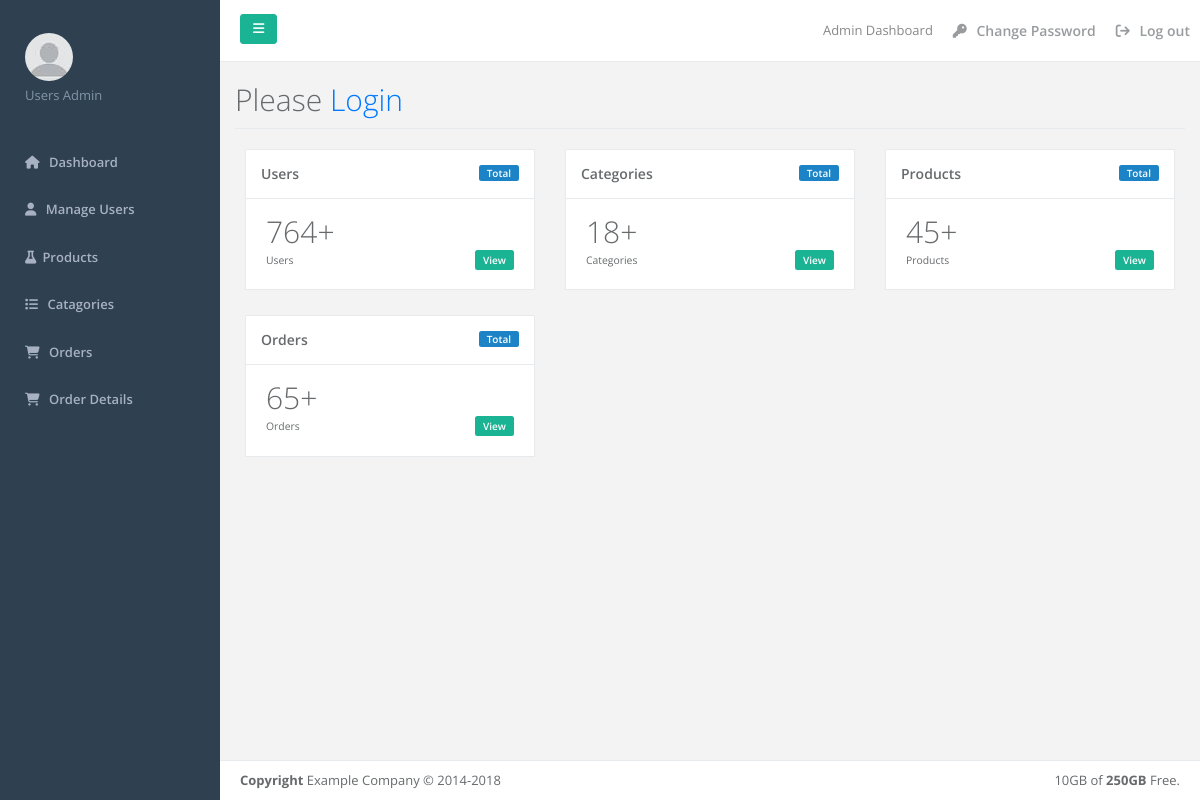
/admin/dashboard.php, run on an earlier commit of the app's database.
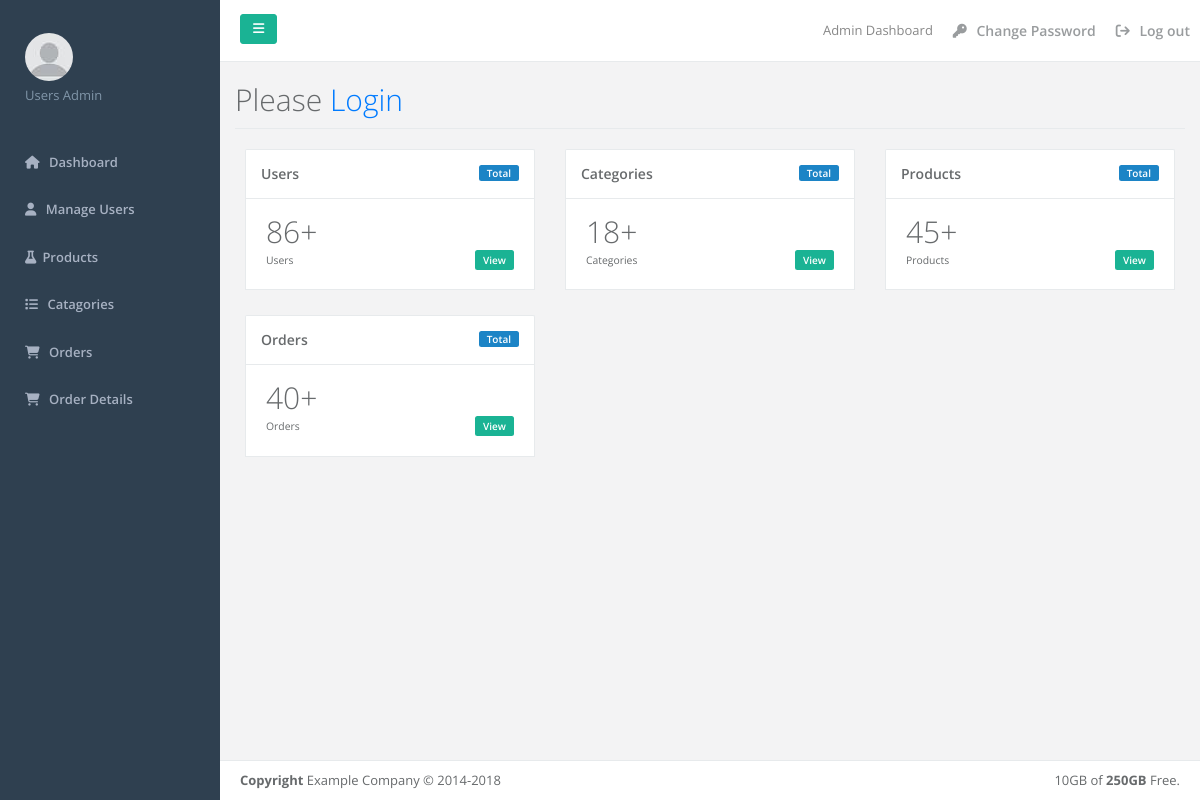
And on a later commit of the database.
### tables this page shows
CREATE TABLE IF NOT EXISTS `users` (
  `id` bigint NOT NULL AUTO_INCREMENT,
  `name` varchar(225) NOT NULL,
  `email` varchar(255) NOT NULL,
  `password` varchar(255) NOT NULL,
  `token` varchar(255) NOT NULL,
  `is_verified` tinyint NOT NULL COMMENT '0-non Verified, 1- Verified',
  PRIMARY KEY (`id`)
);

CREATE TABLE IF NOT EXISTS `order_items` (
  `id` bigint NOT NULL AUTO_INCREMENT,
  `order_id` varchar(255) NOT NULL,
  `product_id` bigint NOT NULL,
  `product_name` varchar(255) NOT NULL,
  `price` bigint NOT NULL,
  `quantity` bigint NOT NULL,
  `total` bigint NOT NULL,
  `created_at` int NOT NULL,
  PRIMARY KEY (`id`)
);

### admin/dashboard.php (the view, shortened to what this page needs)
<?php
include('connection.php');
include('common/header.php');
?>
<body>
    <div id="wrapper">
        <?php
        include('common/sidenav.php');
        ?>
        <div id="page-wrapper" class="gray-bg">
            <div class="row border-bottom">
                <?php
                include('common/topnav.php');
                ?>
            </div>
            <div class="container">
                <div class="row border-bottom">
                    <?php if (isset($_SESSION['email'])) { ?>
                        <h1>Welcome <?php echo htmlspecialchars($_SESSION['email']); ?></h1>
                    <?php } else { ?>
                        <h1>Please<a href="login.php"><?php echo " Login"; ?></a></h1>
                    <?php } ?>
                </div>
            </div>
            <div class="wrapper wrapper-content animated fadeIn">
                <div class="row">
                    <?php
                    $sql = "SELECT * FROM users ORDER BY id DESC";
                    $result = mysqli_query($conn, $sql);
                    $row = mysqli_fetch_assoc($result);
                    ?>
                    <div class="col-lg-4">
                        <div class="ibox float-e-margins">
                            <div class="ibox-title">
                                <span class="label label-success pull-right">Total</span>
                                <h5>Users</h5>
                            </div>
                            <div class="ibox-content">
                                <h1 class="no-margins"><?php echo $row['id'] ?>+</h1>
                                <div class="stat-percent font-bold text-primary"><a href="#"><span class="label label-primary">View</span></a></div>
                                <small>Users</small>
                            </div>
                        </div>
                    </div>
                    <?php
                    $sql = "SELECT * FROM catagory ORDER BY id DESC";
                    $result = mysqli_query($conn, $sql);
                    $row = mysqli_fetch_assoc($result);
                    ?>
                    <div class="col-lg-4">
                        <div class="ibox float-e-margins">
                            <div class="ibox-title">
                                <span class="label label-success pull-right">Total</span>
                                <h5>Categories</h5>
                            </div>
                            <div class="ibox-content">
                                <h1 class="no-margins"><?php echo $row['id'] ?>+</h1>
                                <div class="stat-percent font-bold text-primary"><a href="#"><span class="label label-primary">View</span></a></div>
                                <small>Categories</small>
                            </div>
                        </div>
                    </div>
                    <?php
                    $sql = "SELECT * FROM products ORDER BY id DESC";
                    $result = mysqli_query($conn, $sql);
                    $row = mysqli_fetch_assoc($result);
                    ?>
                    <div class="col-lg-4">
                        <div class="ibox float-e-margins">
                            <div class="ibox-title">
                                <span class="label label-success pull-right">Total</span>
                                <h5>Products</h5>
                            </div>
                            <div class="ibox-content">
                                <h1 class="no-margins"><?php echo $row['id'] ?>+</h1>
                                <div class="stat-percent font-bold text-primary"><a href="#"><span class="label label-primary">View</span></a></div>
                                <small>Products</small>
                            </div>
                        </div>
                    </div>
                    <?php
                    $sql = "SELECT * FROM order_items ORDER BY id DESC";
                    $result = mysqli_query($conn, $sql);
                    $row = mysqli_fetch_assoc($result);
                    ?>
                    <div class="col-lg-4">
                        <div class="ibox float-e-margins">
                            <div class="ibox-title">
                                <span class="label label-success pull-right">Total</span>
                                <h5>Orders</h5>
                            </div>
                            <div class="ibox-content">
                                <h1 class="no-margins"><?php echo $row['id'] ?>+</h1>
                                <div class="stat-percent font-bold text-primary"><a href="#"><span class="label label-primary">View</span></a></div>
                                <small>Orders</small>
                            </div>
                        </div>
                    </div>
                </div>
            </div>
            <?php
            include('common/footer.php');
            ?>
        </div>
    </div>
</body>
</html>

What changed in the data, as far as the page shows it:
removed users: id "764"
removed order_items: id "65"
added users: id "86"
added order_items: id "40"
